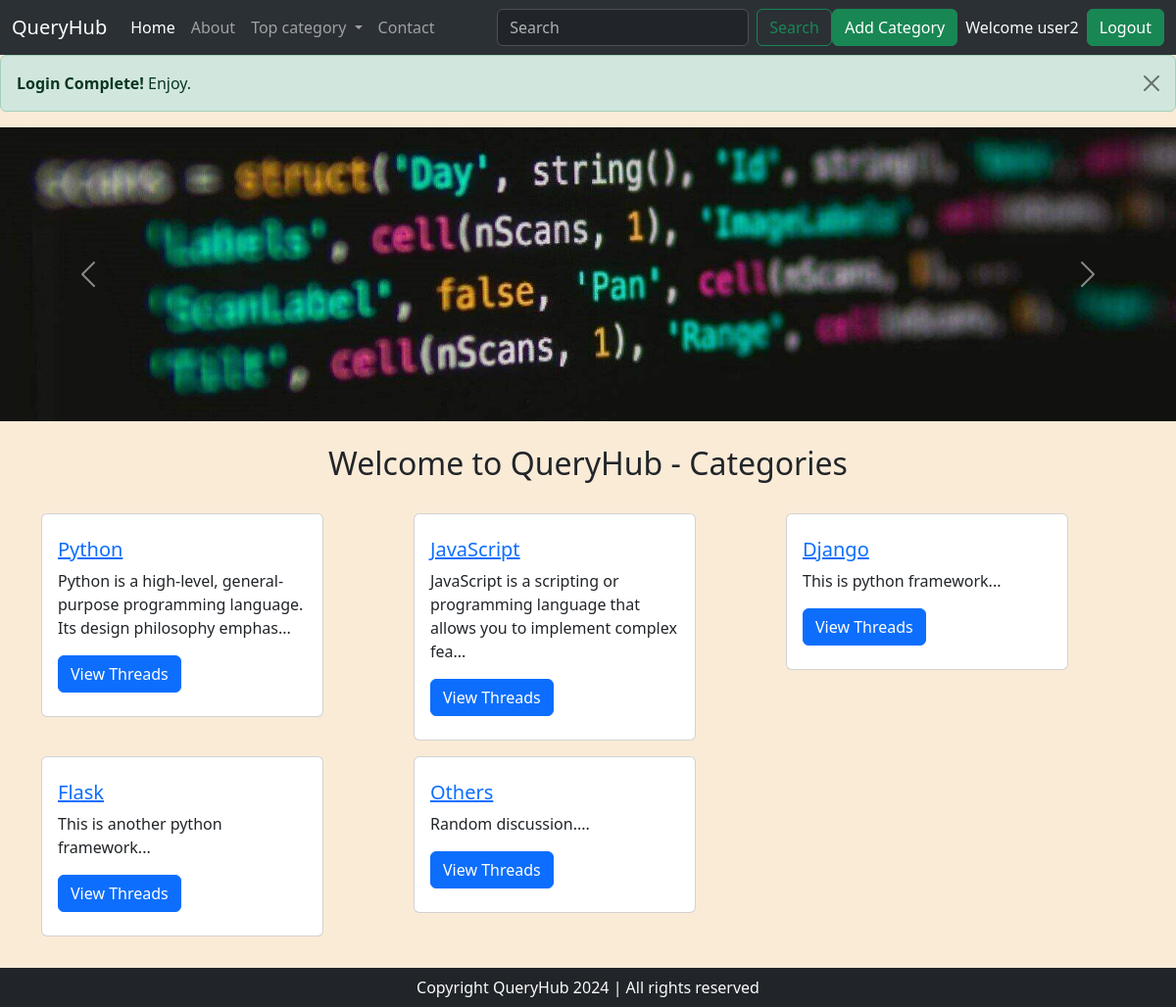
Page /index.php?loginResponse=1 (signed in) on the committed database.
### tables this page shows
CREATE TABLE `categories` (
  `category_id` int(8) NOT NULL,
  `category_name` varchar(255) NOT NULL,
  `category_description` varchar(255) NOT NULL,
  `created` timestamp NOT NULL DEFAULT current_timestamp()
);

### index.php (the view, shortened to what this page needs)
<!doctype html>
<html lang="en">
<head>
    <link href="https://cdn.jsdelivr.net/npm/bootstrap@5.3.3/dist/css/bootstrap.min.css" rel="stylesheet"
>
</head>
<body style="background-color: antiquewhite;">
    <?php include 'partials/_dbconnect.php'; ?>
    <?php include 'partials/_header.php'; ?>
    <div id="carouselExampleAutoplaying" class="carousel slide" data-bs-ride="carousel">
        <div class="carousel-inner">
            <div class="carousel-item active">
                <img src="image/img1.jpg" class="d-block w-100" alt="...">
            </div>
        </div>
        <button class="carousel-control-prev" type="button" data-bs-target="#carouselExampleAutoplaying"
            data-bs-slide="prev">
            <span class="carousel-control-prev-icon" aria-hidden="true"></span>
        </button>
        <button class="carousel-control-next" type="button" data-bs-target="#carouselExampleAutoplaying"
            data-bs-slide="next">
            <span class="carousel-control-next-icon" aria-hidden="true"></span>
        </button>
    </div>
    <div class="container my-4">
        <h2 class="text-center my-4">Welcome to QueryHub - Categories</h2>
        <div class="row my-4">
            <?php
            $sql = "SELECT * FROM `categories`";
            $result = mysqli_query($conn, $sql);
            while($row = mysqli_fetch_assoc($result)) {
              $id = $row['category_id'];
              $cat = $row['category_name'];
              $desc = $row['category_description'];
              echo '<div class="col-md-4 my-2">
                      <div class="card" style="width: 18rem;">
                        <div class="card-body my-2">
                            <h5 class="card-title"> <a href="threadlist.php?catid=' . $id. '">' . $cat . '</a></h5>
                            <p class="card-text">'.substr($desc, 0, 90).'...</p>
                            <a href="threadlist.php?catid=' . $id. '" class="btn btn-primary">View Threads</a>
                        </div>
                      </div>
                    </div>';
            }
          ?>
        </div>
    </div>
    <?php include 'partials/_footer.php'; ?>
</body>
</html>

### rows in the picture
categories: category_name "Python", category_description "Python is a high-level, general-purpose programming language. Its design philosophy emphas"
categories: category_name "JavaScript", category_description "JavaScript is a scripting or programming language that allows you to implement complex fea"
categories: category_name "Django", category_description "This is python framework"
categories: category_name "Flask", category_description "This is another python framework"
categories: category_name "Others", category_description "Random discussion."

### other values in the picture
$_SESSION['username'] "user2"
